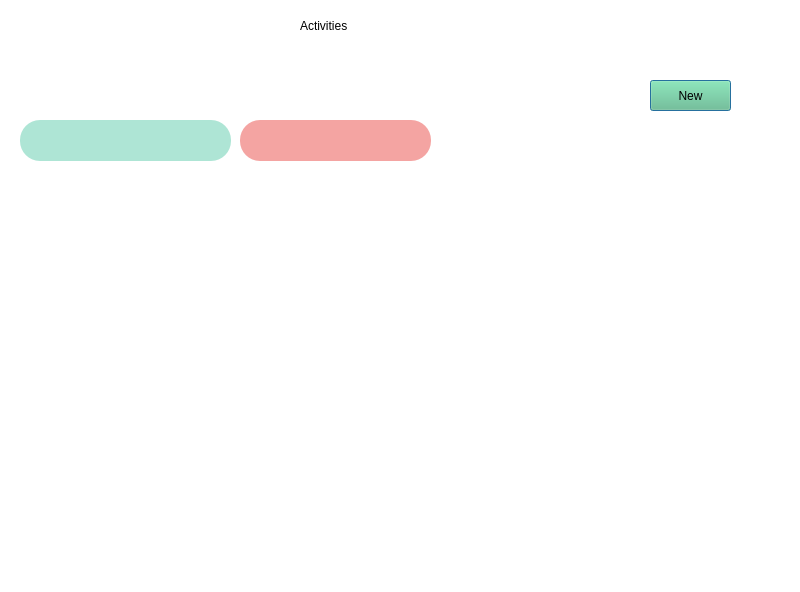
<?xml version="1.0" encoding="UTF-8"?>
<ui version="4.0">
 <class>Dialog</class>
 <widget class="QDialog" name="Dialog">
  <property name="geometry">
   <rect>
    <x>0</x>
    <y>0</y>
    <width>800</width>
    <height>592</height>
   </rect>
  </property>
  <property name="windowTitle">
   <string>Dialog</string>
  </property>
  <widget class="QWidget" name="bgwidget" native="true">
   <property name="geometry">
    <rect>
     <x>0</x>
     <y>0</y>
     <width>800</width>
     <height>600</height>
    </rect>
   </property>
   <property name="styleSheet">
    <string notr="true">background-color: rgb(255, 255, 255);</string>
   </property>
   <widget class="QLabel" name="activities">
    <property name="geometry">
     <rect>
      <x>300</x>
      <y>0</y>
      <width>151</width>
      <height>51</height>
     </rect>
    </property>
    <property name="styleSheet">
     <string notr="true">font: 24pt &quot;Sans Serif&quot;;color:rgb(0, 0, 0)</string>
    </property>
    <property name="text">
     <string>Activities</string>
    </property>
   </widget>
   <widget class="QPushButton" name="New">
    <property name="geometry">
     <rect>
      <x>650</x>
      <y>80</y>
      <width>81</width>
      <height>31</height>
     </rect>
    </property>
    <property name="styleSheet">
     <string notr="true">color: rgb(0, 0, 0);
font: 12pt &quot;Sans Serif&quot;;
background-color: rgb(97, 191, 132);</string>
    </property>
    <property name="text">
     <string>New</string>
    </property>
   </widget>
   <widget class="QLabel" name="date">
    <property name="geometry">
     <rect>
      <x>250</x>
      <y>60</y>
      <width>291</width>
      <height>31</height>
     </rect>
    </property>
    <property name="styleSheet">
     <string notr="true">font: 14pt &quot;Sans Serif&quot;;color:rgb(0, 0, 0)</string>
    </property>
    <property name="text">
     <string/>
    </property>
   </widget>
   <widget class="QPushButton" name="hours">
    <property name="geometry">
     <rect>
      <x>20</x>
      <y>120</y>
      <width>211</width>
      <height>41</height>
     </rect>
    </property>
    <property name="styleSheet">
     <string notr="true">border-radius:20px;
color: rgb(0, 0, 0);
font: 10pt &quot;Sans Serif&quot;;
background-color: rgb(174, 229, 213);</string>
    </property>
    <property name="text">
     <string/>
    </property>
   </widget>
   <widget class="QPushButton" name="breakHours">
    <property name="geometry">
     <rect>
      <x>240</x>
      <y>120</y>
      <width>191</width>
      <height>41</height>
     </rect>
    </property>
    <property name="styleSheet">
     <string notr="true">border-radius:20px;
color: rgb(0, 0, 0);
font: 10pt &quot;Sans Serif&quot;;
background-color: rgb(244, 164, 162);</string>
    </property>
    <property name="text">
     <string/>
    </property>
   </widget>
   <widget class="QWidget" name="gridLayoutWidget">
    <property name="geometry">
     <rect>
      <x>10</x>
      <y>199</y>
      <width>781</width>
      <height>391</height>
     </rect>
    </property>
    <layout class="QGridLayout" name="gridLayout"/>
   </widget>
  </widget>
 </widget>
 <resources/>
 <connections/>
</ui>
